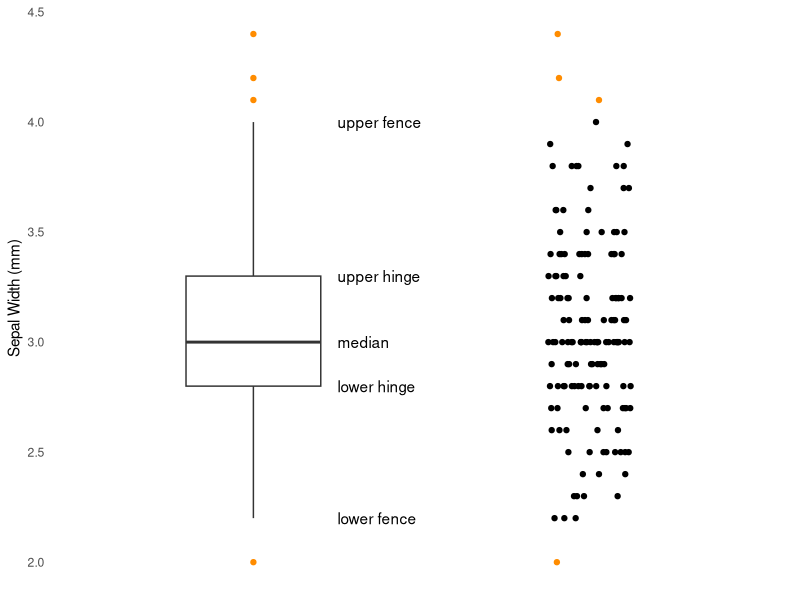
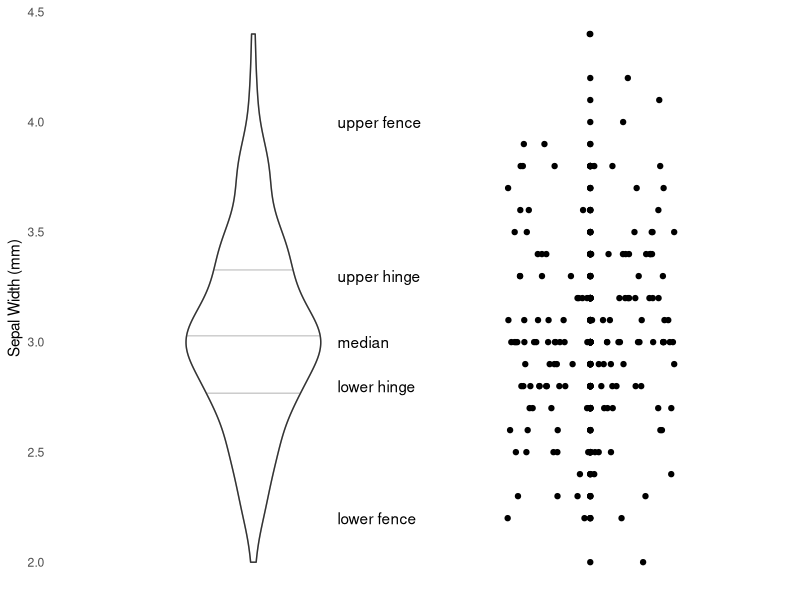
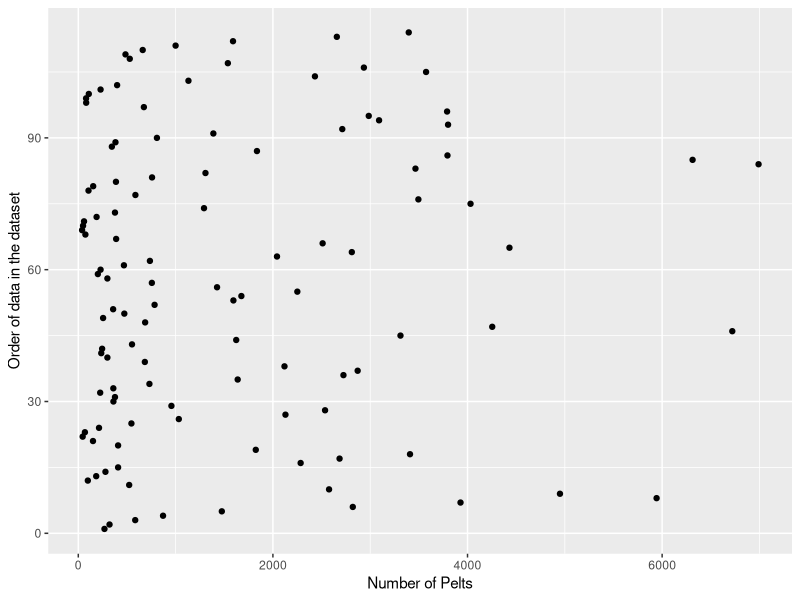
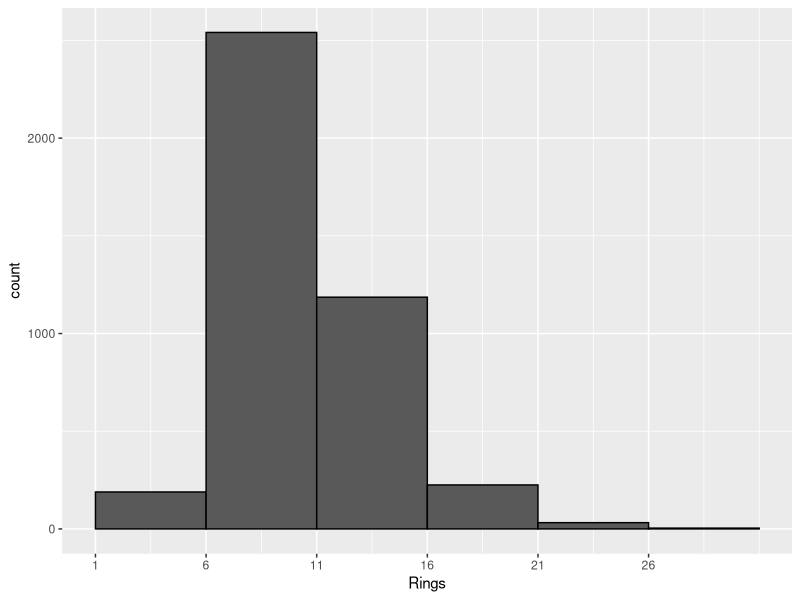
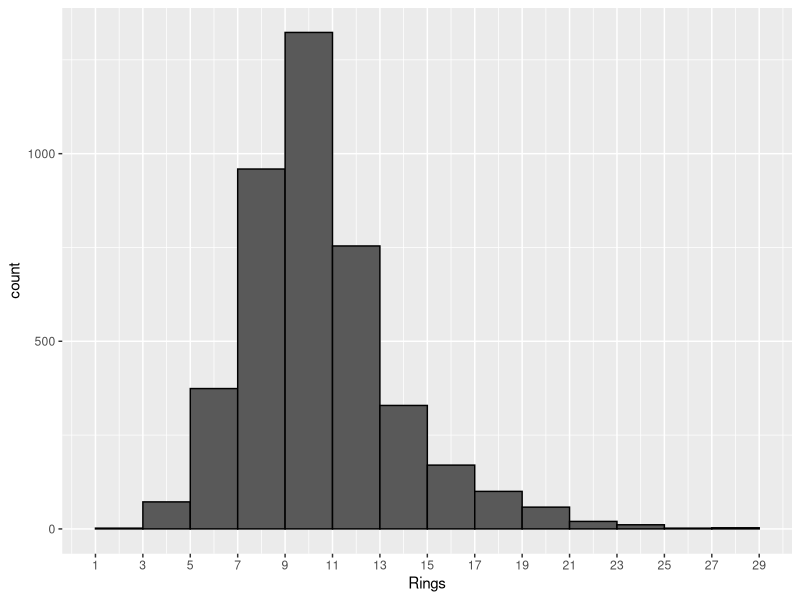
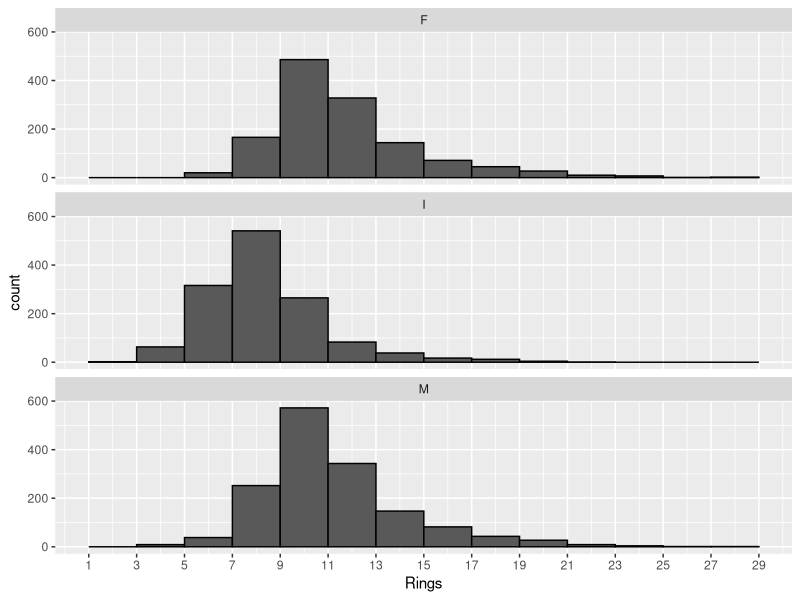
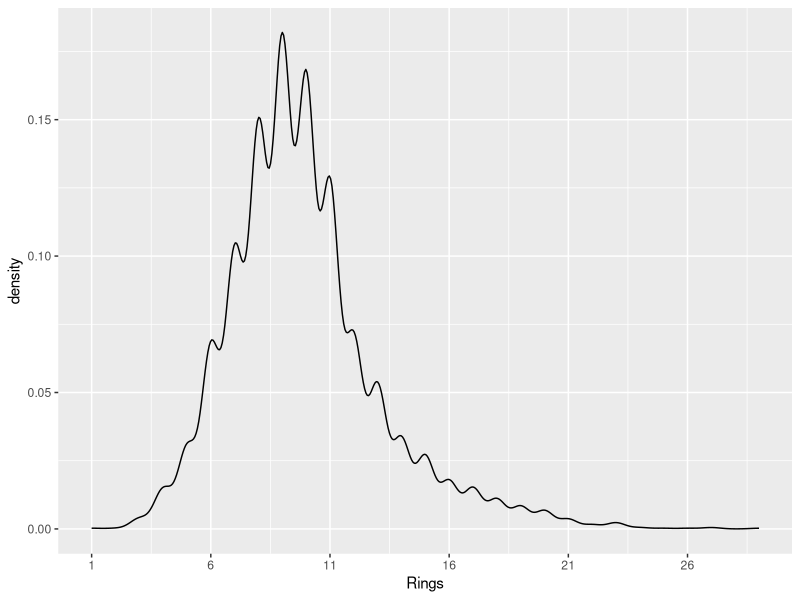
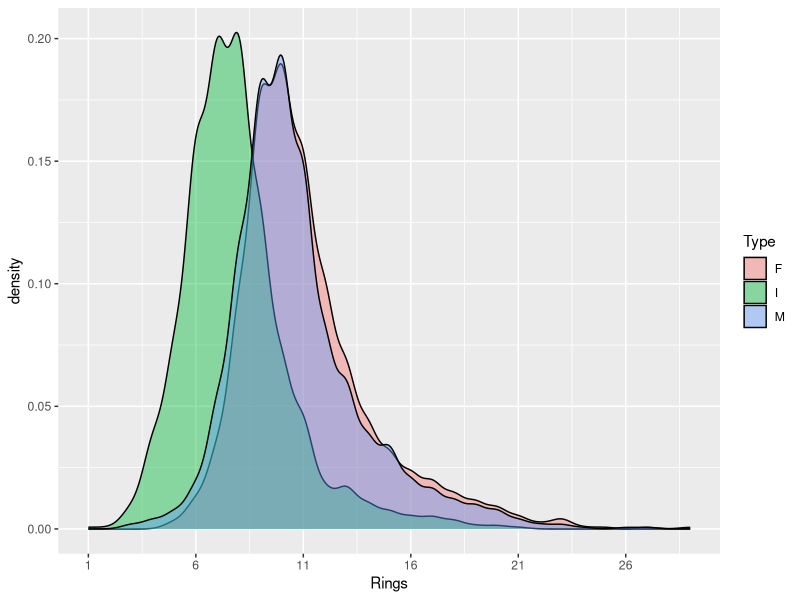

These figures' R source, in order:
## ---- chunk 1
# Load the libraries and import the abalone data used for examples.
library(tidyverse)
library(kableExtra)
## ---- chunk 2
abalone <- read_csv("data/abalone.csv")

histogram_table <- abalone %>% 
  mutate(
    Age = case_when(
      Rings <= 5 ~ "01-05",
      Rings >= 6 & Rings <= 10 ~ "06-10",
      Rings >= 11 & Rings <= 15 ~"11-15",
      Rings >= 16 & Rings <= 20 ~"16-20",
      Rings >= 21 & Rings <= 25 ~"21-25",
      TRUE ~ "26-30")) 

histogram_table <- histogram_table %>% 
  group_by(Age) %>% 
  summarise(N = n())

abalone <- abalone %>% 
  mutate(box_group = "1",
         point_group = "2")
## ---- chunk 3
# Use the built-in iris data
med <- median(iris$Sepal.Width)
quants <- quantile(iris$Sepal.Width, c(0.25, 0.5, 0.75))
iqr <- (quants[3] - quants[1]) * 1.5

iris_mod <- iris %>% 
  mutate(box_group = "1",
         point_group = "2",
         outlier_color = ifelse(Sepal.Width < 2.2 | Sepal.Width > 4.0, "darkorange", "black"))

col <- as.character(iris_mod$outlier_color)
names(col) <- as.character(iris_mod$outlier_color)

iris_mod %>% 
  ggplot() +
  geom_boxplot(aes(x = box_group,
               y = Sepal.Width),
               width = 0.4,
               outlier.color = "darkorange") +
  geom_jitter(aes(x = point_group,
                  y = Sepal.Width,
                  color = outlier_color),
              width = 0.125,
              height = 0) +
  scale_color_manual(values = col, 
                     guide = FALSE) +
  xlab(NULL) +
  annotate("text",
           x = rep(1.25, 5),
           y = c(2.2, quants, 4.0),
           label = c("lower fence", 
                     "lower hinge", 
                     "median", 
                     "upper hinge", 
                     "upper fence"),
           hjust = 0) +
  theme_minimal() +
  theme(panel.grid = element_blank(),
        axis.text.x = element_blank()) +
  labs(y = "Sepal Width (mm)")
## ---- chunk 4
# Use the built-in iris data
med <- median(iris$Sepal.Width)
quants <- quantile(iris$Sepal.Width, c(0.25, 0.5, 0.75))
iqr <- (quants[3] - quants[1]) * 1.5

iris %>% 
  mutate(box_group = "1",
         point_group = "2") %>% 
  ggplot() +
  geom_violin(aes(x = box_group,
                  y = Sepal.Width),
              width = 0.4,
              draw_quantiles = c(0.25,0.5,0.75),
              color = "gray80") +
  geom_violin(aes(x = box_group,
                  y = Sepal.Width),
              width = 0.4,
              alpha = 0) +
  geom_point(aes(x = point_group,
                 y = Sepal.Width)) +
  geom_jitter(aes(x = point_group,
                  y = Sepal.Width),
              width = 0.25,
              height = 0) +
  xlab(NULL) +
  annotate("text",
           x = rep(1.25, 5),
           y = c(2.2, quants, 4.0),
           label = c("lower fence", 
                     "lower hinge", 
                     "median", 
                     "upper hinge", 
                     "upper fence"),
           hjust = 0) +
  theme_minimal() +
  theme(panel.grid = element_blank(),
        axis.text.x = element_blank()) +
  labs(y = "Sepal Width (mm)")
## ---- chunk 5
lynx_pelts <- tibble(pelts = as.numeric(lynx))

lynx_pelts %>% 
  mutate(row_order = 1:nrow(.)) %>% 
  ggplot() +
  geom_point(aes(y = row_order,
           x = pelts)) +
  labs(x = "Number of Pelts",
       y = "Order of data in the dataset")
## ---- chunk 6
knitr::kable(histogram_table, booktabs = TRUE) %>% 
  kable_styling(full_width = FALSE,
                position = "float_right")
## ---- chunk 7
# Data are already imported
bin_width <- 5
abalone %>% 
  ggplot() +
  geom_histogram(aes(x = Rings),
                 boundary = TRUE,
                 binwidth = bin_width,
                 closed = "left",
                 color = "black") +
  scale_x_continuous(breaks = seq(1,30, by = bin_width))
## ---- chunk 8
bin_width <- 2
abalone %>% 
  ggplot() +
  geom_histogram(aes(x = Rings),
                 #boundary = FALSE,
                 binwidth = bin_width,
                 closed = "left",
                 color = "black") +
  scale_x_continuous(breaks = seq(1,30, by = bin_width))
## ---- chunk 9
bin_width <- 2
abalone %>% 
  ggplot() +
  geom_histogram(aes(x = Rings),
                 #boundary = FALSE,
                 binwidth = bin_width,
                 closed = "left",
                 color = "black") +
  scale_x_continuous(breaks = seq(1,30, by = bin_width)) +
  facet_wrap(~ Type, ncol = 1)
## ---- chunk 10
abalone %>% 
  ggplot() +
  geom_density(aes(x = Rings)) +
  scale_x_continuous(breaks = seq(1,30, by = 5))
## ---- chunk 11
abalone %>% 
  ggplot() +
  geom_density(aes(x = Rings,
                   fill = Type),
               alpha = 0.42) +
  scale_x_continuous(breaks = seq(1,30, by = 5))
